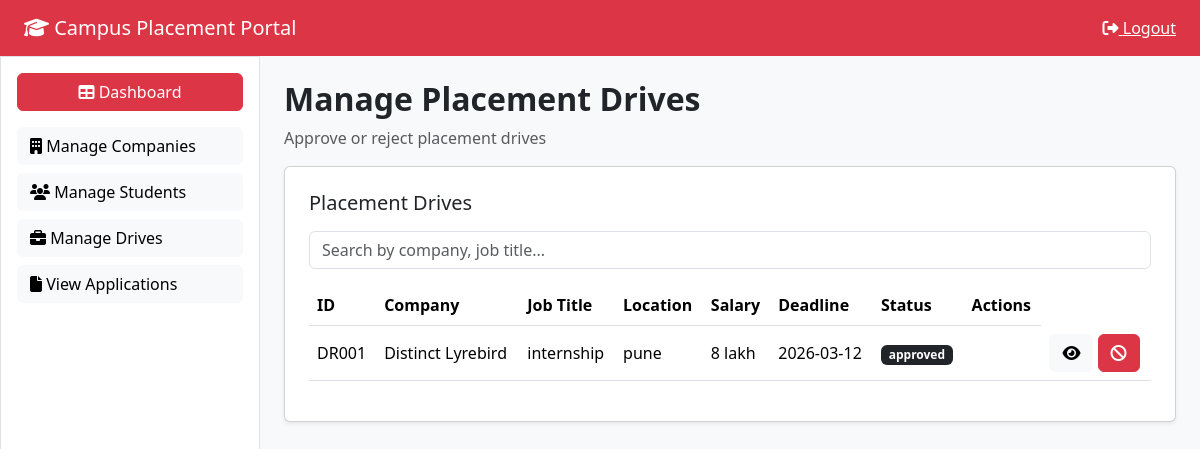
/admin/drives (signed in), run on the app's committed database.
### models.py (models this page shows, shortened)
class PlacementDrive(db.Model):
    id = db.Column(db.Integer, primary_key=True)
    company_id = db.Column(
        db.Integer,
        db.ForeignKey('user.id', ondelete="CASCADE"),
        nullable=False
    )
    job_title = db.Column(db.String(150), nullable=False)
    job_description = db.Column(db.Text, nullable=False)
    eligibility = db.Column(db.String(200), nullable=False)
    min_cgpa = db.Column(db.String(10))
    salary = db.Column(db.String(50))
    location = db.Column(db.String(100))
    deadline = db.Column(db.Date, nullable=False)
    status = db.Column(db.String(20), default='Pending')
    applications = db.relationship(
        'Application',
        backref='drive',
        lazy=True,
        cascade="all, delete-orphan"
    )

class User(db.Model, UserMixin):
    id = db.Column(db.Integer, primary_key=True)
    name = db.Column(db.String(100), nullable=False)
    email = db.Column(db.String(100), unique=True, nullable=False)
    password = db.Column(db.String(200), nullable=False)
    role = db.Column(db.String(20), nullable=False)  # admin / student / company
    approved = db.Column(db.Boolean, default=False)
    active = db.Column(db.Boolean, default=True)
    student_id = db.Column(db.String(50))
    phone = db.Column(db.String(20))
    degree = db.Column(db.String(100))
    branch = db.Column(db.String(100))
    cgpa = db.Column(db.String(10))
    year = db.Column(db.String(10))
    resume = db.Column(db.String(200))
    hr_name = db.Column(db.String(100))
    hr_contact = db.Column(db.String(20))
    website = db.Column(db.String(200))
    description = db.Column(db.Text)
    applications = db.relationship(
        'Application',
        backref='student',
        lazy=True,
        cascade="all, delete-orphan"
    )
    drives = db.relationship(
        'PlacementDrive',
        backref='company',
        lazy=True,
        cascade="all, delete-orphan"
    )

### routes.py (the view)
    @app.route('/admin/drives')
    @login_required
    def admin_drives():
        if current_user.role != "admin":
            return redirect(url_for('login'))
        drives = PlacementDrive.query.all()
        return render_template(
            "admin_drives.html",
            drives=drives
        )

### routes.py (called while the page is built)
@login_manager.user_loader
def load_user(user_id):
    return User.query.get(int(user_id))

### templates/admin_drives.html (shortened to what this page needs)
{% extends "admin_layout.html" %}
{% block admin_content %}
<h2 class="fw-bold">Manage Placement Drives</h2>
<p class="text-muted">Approve or reject placement drives</p>
<div class="card shadow-sm p-4">
<h5 class="mb-3">Placement Drives</h5>
<input id="driveSearch"
class="form-control mb-3"
placeholder="Search by company, job title...">
<div class="table-responsive">
<table class="table align-middle">
<thead>
<tr>
<th>ID</th>
<th>Company</th>
<th>Job Title</th>
<th>Location</th>
<th>Salary</th>
<th>Deadline</th>
<th>Status</th>
<th>Actions</th>
</tr>
</thead>
<tbody id="driveTable">
{% for d in drives %}
<tr>
<td>DR{{ "%03d"|format(d.id) }}</td>
<td>{{ d.company.name }}</td>
<td>{{ d.job_title }}</td>
<td>{{ d.location }}</td>
<td>{{ d.salary }}</td>
<td>{{ d.deadline }}</td>
<td>
{% if d.status == "Approved" %}
<span class="badge bg-dark">approved</span>
{% else %}
<span class="badge bg-warning">pending</span>
{% endif %}
</td>
<td>
<td>
<button class="btn btn-light"
data-bs-toggle="modal"
data-bs-target="#drive{{ d.id }}">
<i class="fa fa-eye"></i>
</button>
<a href="/admin/blacklist_drive/{{ d.id }}"
class="btn btn-danger">
<i class="fa fa-ban"></i>
</a>
</td>
</tr>
{% endfor %}
</tbody>
</table>
</div>
</div>
{% endblock %}

### static/css/style.css (style rules this page uses)
* { margin:0; padding:0; box-sizing:border-box; }
body { font-family:'Poppins',sans-serif; min-height:100vh; background:url("/static/images/bg.png") no-repeat center center fixed; background-size:cover; color:#111827; }
.table { background:white; }
.table thead { background:#f1f5f9; }
.table th { font-weight:600; }
.badge { padding:6px 12px; font-size:12px; border-radius:20px; }
.btn { border-radius:8px; font-weight:500; }
.btn-light { border:1px solid #e5e7eb; }
.card { border:none; border-radius:12px; transition:all 0.2s ease; }
input, select, textarea { border-radius:8px; }

### data on the page
PlacementDrive: id "001", company.name "Distinct Lyrebird", job_title "internship", location "pune", salary "8 lakh", deadline "2026-03-12", status "approved"
